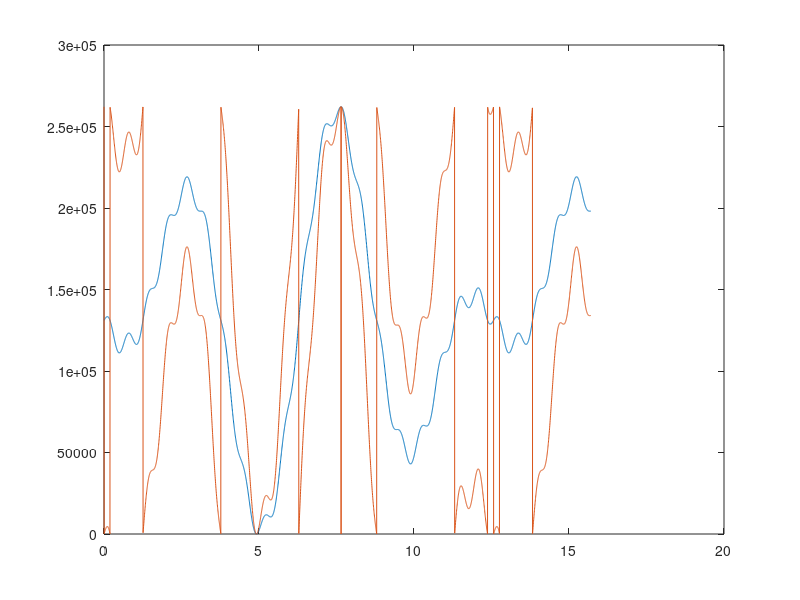

The MATLAB script that drew this image:
param_step = 0.004;
param_end = 5*pi;
numero_bit = 32;
numero_bit_uscita = 17;
numero_bit_rimossi = numero_bit - numero_bit_uscita;
picco_max = 2^18;

x = [0:param_step:param_end];
y = floor((normalize(sin(x) + 1/4096*sin(3*x+5) - sin(1.5*x) + 1/10*sin(10*x),'range')) * picco_max);

y_MSB = floor(y / 2^numero_bit_rimossi) * 2^numero_bit_rimossi;
y_LSB = mod(y,2^numero_bit_uscita) * (picco_max/2^numero_bit_uscita);

plot(x,y);
hold;
%plot(x, y_MSB);
plot(x, y_LSB);